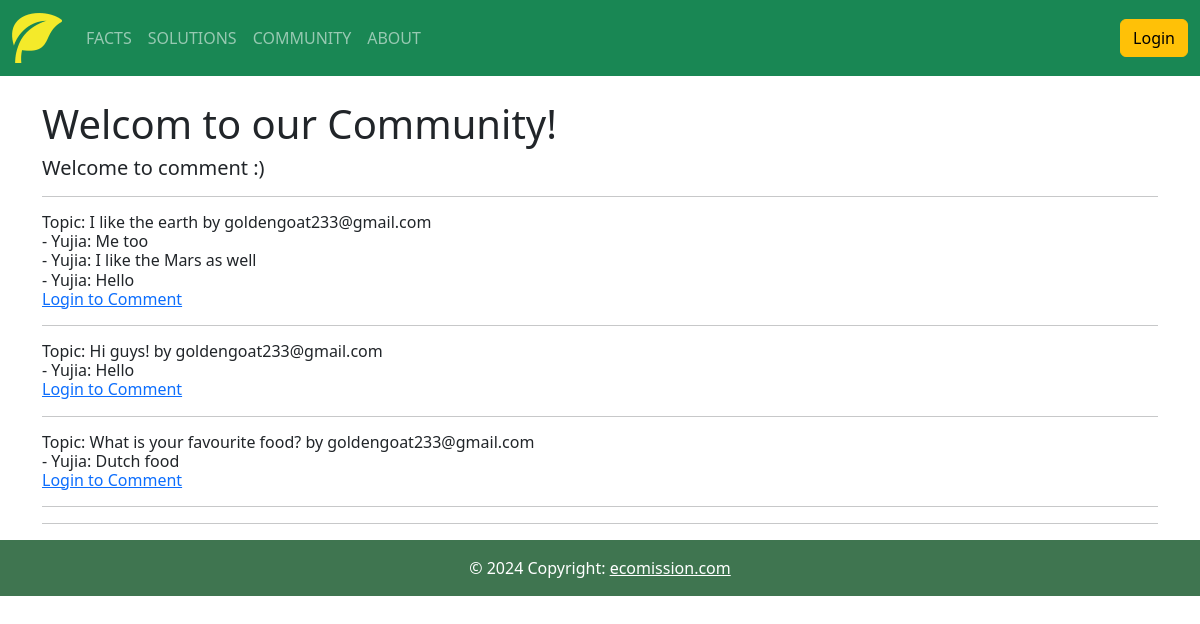
The app's page /community with its own data.
### tables this page shows
CREATE TABLE forum (
    id INTEGER PRIMARY KEY AUTOINCREMENT,
    topic TEXT NOT NULL,
    created_date TIMESTAMP NOT NULL DEFAULT CURRENT_TIMESTAMP,
    user_email TEXT NOT NULL,
    FOREIGN KEY(user_email) REFERENCES user(email)
);

CREATE TABLE comment (
    id INTEGER PRIMARY KEY AUTOINCREMENT,
    comment TEXT NOT NULL,
    created_date TIMESTAMP NOT NULL DEFAULT CURRENT_TIMESTAMP,
    forum_id INTEGER NOT NULL,
    user_email TEXT NOT NULL,
    FOREIGN KEY(forum_id) REFERENCES forum(id),
    FOREIGN KEY(user_email) REFERENCES user(email)
);

CREATE TABLE user(
    email TEXT PRIMARY KEY,
    salt BLOB NOT NULL,
    password_hash BLOB NOT NULL,
    first_name TEXT NOT NULL,
    last_name TEXT NOT NULL,
    is_admin INTEGER NOT NULL, -- 1 for true, 0 for false
    created_date TIMESTAMP NOT NULL DEFAULT CURRENT_TIMESTAMP
);

### app.py (the view)
@app.route("/community", methods=('GET',))
def community():
    forums = _forum_db.get_all_forums()
    comments = _forum_db.get_all_comments()
    users = _forum_db.get_all_users()
    return render_template('community.html', forums=forums, comments=comments, users=users, find_comments_by_forum_id=find_comments_by_forum_id, find_user_by_email=find_user_by_email)

### app.py (called while the page is built, shortened)
def find_comments_by_forum_id(forum, all_comments):
    forum_comments = list()
    for comment in all_comments:
        if comment['forum_id'] == forum['id']:
            forum_comments.append(comment)
    return forum_comments

def find_user_by_email(users, email):
    for user in users:
        if user['email'] == email:
            return user
    return None

@app.before_request
def assign_id():
    if "id" not in session:
        session["id"] = randint(1_000_000, 9_999_999)

def log_data():
    if not all([key in session for key in ("id", "start_time", "previous_path")]):
        return

@app.after_request
def track_time(response):
    if request.path == "/":
        log_data()
        session["start_time"] = datetime.now(timezone.utc)
        session["previous_path"] = "HomePage"
    if request.path == "/facts":
        log_data()
        session["start_time"] = datetime.now(timezone.utc)
        session["previous_path"] = "Facts"
    if request.path == "/solutions":
        log_data()
        session["start_time"] = datetime.now(timezone.utc)
        session["previous_path"] = "Solutions"
    if request.path == "/community":
        log_data()
        session["start_time"] = datetime.now()
        session["previous_path"] = "Community"
    return response

### db.py (called while the page is built)
    def select_all(self, sql, args):
        conn = self.get_db_connection()
        res = conn.execute(sql, args).fetchall()
        conn.commit()
        conn.close()
        return res

    def get_db_connection(self):
        conn = self.connect_to_db()
        conn.row_factory = sqlite3.Row
        return conn

    def connect_to_db(self):
        try:
            conn = sqlite3.connect(self.db_name)
            return conn
        except sqlite3.Error:
            print(f'failed on connect to DB: {self.db_name}')

### forum_db.py (called while the page is built)
    def get_all_users(self):
        sql, args = 'SELECT * FROM user', ()
        users = super().select_all(sql, args)
        return users;

    def get_all_forums(self):
        sql, args = 'SELECT * FROM forum', ()
        forums = super().select_all(sql, args)
        return forums

    def get_all_comments(self):
        sql, args = 'SELECT * FROM comment', ()
        comments = super().select_all(sql, args)
        return comments

### templates/community.html (shortened to what this page needs)
{% extends "base.html" %}
{% block body %}
    <br><h1>Welcom to our Community!</h1>
    {% if session['login'] == false %}
    <h5>Register to comment :)</h5>
    {% else %}
    <h5>Welcome to comment :)</h5>
    {% endif %}
    <hr>
    {% for forum in forums %}
        <h6>Topic: {{ forum['topic'] }} by {{ forum['user_email'] }}<br>
        {% for comment in find_comments_by_forum_id(forum, comments) %}
            - {{ find_user_by_email(users, comment['user_email'])['first_name'] }}: {{ comment['comment'] }} <br/>
        {% endfor %}
        {% if session['login'] %}
            <a href="{{ url_for('create_comment', forum_id=forum['id']) }}">New Comment</a>
        {% else %}
            <a href="{{ url_for('login') }}">Login to Comment</a>
        {% endif %}
    <hr/>
    {% endfor %}
    <hr/>
{% endblock %}

### templates/base.html (shortened to what this page needs)
<!DOCTYPE html>
<html lang="en">
<head>
    <link rel="stylesheet" href="https://cdn.jsdelivr.net/npm/bootstrap@5.3.3/dist/css/bootstrap.min.css">
</head>
<body>
    <nav class="navbar navbar-expand-sm navbar-dark bg-success">
        <div class="container-fluid">
          <a class="navbar-brand" href="/"><img src="/static/leaf.png" alt="Home"
            width="50px" height="50px"></a>
          <div class="collapse navbar-collapse" id="mynavbar">
            <ul class="navbar-nav me-auto">
              <li class="nav-item">
                <a class="nav-link" href="/facts">FACTS</a>
              </li>
              <li class="nav-item">
                <a class="nav-link" href="/solutions">SOLUTIONS</a>
              </li>
              <li class="nav-item">
                <a class="nav-link" href="/community">COMMUNITY</a>
              </li>
              <li class="nav-item">
                <a class="nav-link" href="/about">ABOUT</a>
              </li>
            </ul>
                {% if session['login']==True %}
                  <a href="/signout"><button class="btn btn-warning" type="button">Sign out</button></a>
                {% else %}
                  <a href="/login"><button class="btn btn-warning" type="button">Login</button></a>
                {% endif %}
          </div>
        </div>
    </nav>
    <div class="container">
      {% block body %} {% endblock %}
    </div>
    <footer class="bg-light text-center text-white">
      <div class="text-center p-3" style="background-color: #3f7550;">
        © 2024 Copyright:
        <a class="text-white">ecomission.com</a>
      </div>
    </footer>
</body>
</html>

### records on screen
forum: topic "I like the earth", user_email "goldengoat233@gmail.com"
comment: user_email.first_name "Yujia", comment "Me too"
comment: user_email.first_name "Yujia", comment "I like the Mars as well"
comment: user_email.first_name "Yujia", comment "Hello"
forum: topic "Hi guys!", user_email "goldengoat233@gmail.com"
comment: user_email.first_name "Yujia", comment "Hello"
forum: topic "What is your favourite food?", user_email "goldengoat233@gmail.com"
comment: user_email.first_name "Yujia", comment "Dutch food"
